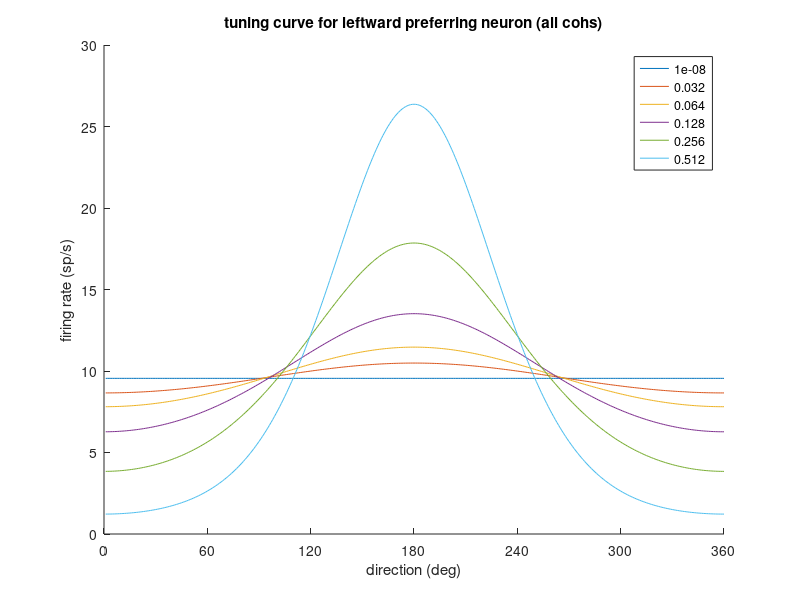
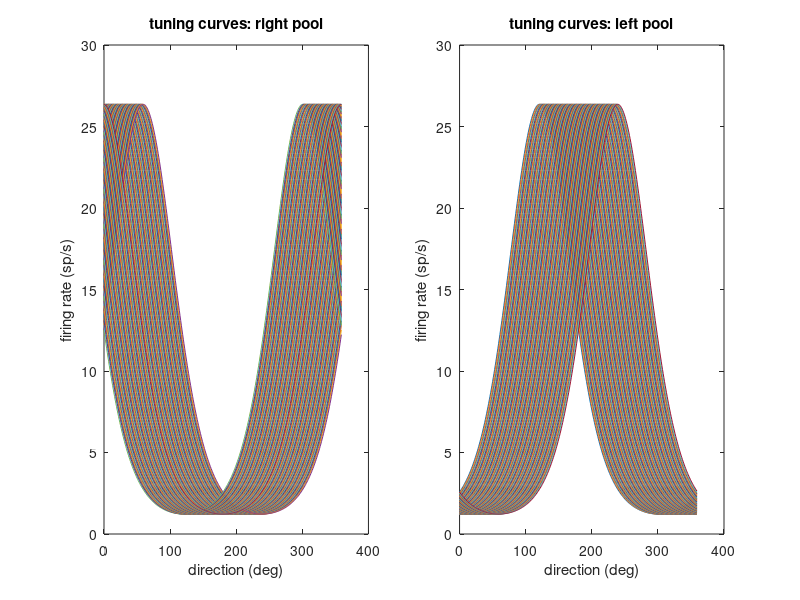
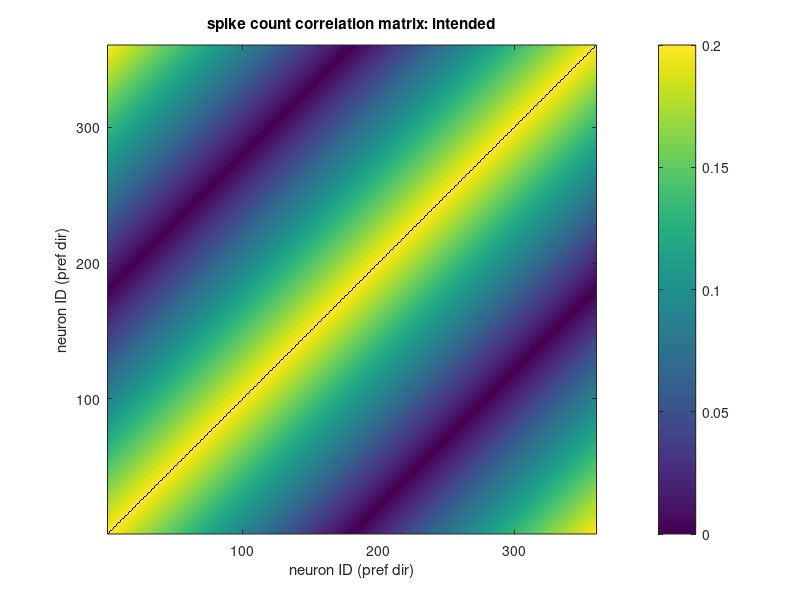

The MATLAB source for these figures, in order: (Note: this script raises an error after producing the figures.)
% build a simulated MT population and generate its spiking activity to a 
% standard set of random-dot motion stimuli
% CF 2014-2020

% 07/2020: modified to incorporate Webb & Ledgeway style
% spatiotemporal flexibility (distribution of dot directions,
% optionally varying across time).
% [still TBD: their version of temporal dynamics.]

% The way this works is we build the spike rates by taking a 
% weighted sum of the tuning curve evaluated at each dir (theta), where the
% weights equal the proportion of dot directions in the stimulus. This
% should generalize the transparent motion Miguel implemented, modulo a
% scaling factor.

% Unlike Webb, we can still use coherence: basically it just determines
% which family of tuning curves is used to construct the weighted sum.
% (i.e., lowering coherence does so in all directions equally)

% To implement the correlation matrix, the rate from the weighted sum
% becomes the equivalent of the tuning curve value, so in place of
% tuning{c}(:,dirAxis==dir(t)) we substitute the weighted sum (Webb et
% al. (2011)'s Ri(D), eq. 3)


%% build an experiment
clear
close all

tic

% plot flags
plotMT = 1;
plotCorr = 1;

% noiseModel = 'indepPoisson';
% noiseModel = 'corrMat_Mazurek02';
noiseModel = 'corrMat_Shadlen96';

nTrials = 1000;

% signed motion coherence; negative is leftward
cohs = [-0.512 -0.256 -0.128 -0.064 -0.032 -1e-8 1e-8 0.032 0.064 0.128 0.256 0.512];
coh = randsample(cohs,nTrials,'true')';

dir = nan(size(coh));
dir(coh<0) = 180;
dir(coh>0) = 0;

% viewing duration drawn from truncated exponential distribution
dur = zeros(nTrials,1);
meandur = 360; mindur = 80; maxdur = 900;
for n = 1:nTrials
    while dur(n)<=mindur || dur(n)>=maxdur % simple trick for truncating
        dur(n) = round(exprnd(meandur));
    end
end

% % temp: set dur to 1s (or any fixed value) to verify fano factor (below)
% dur(1:nTrials,1) = 1000;

toc

%% build MT population
tic

% nNeurons = 36;
% nNeurons = 180;
nNeurons = 360;

dirAxis = 0:359;
K = 3; % inverse variance term (will scale with coh)
ampl = 60;  % actual peak FR will be about half of this, at 51.2% coh
offset = 0; % this is not the same as spontaneous firing rate, which is of 
            % course >0; keeping this offset small or zero allows driven
            % firing rates to get close to zero for nonpreferred (null)
            % direction at high coherence, as MT does

prefDirs = linspace(dirAxis(1),dirAxis(end),nNeurons);
poscohs = cohs(cohs>0);
tuning = cell(1,length(poscohs));
if plotMT
    figure(2); set(gca,'xlim',[0 360],'Xtick',0:60:360);
    xlabel('direction (deg)'); ylabel('firing rate (sp/s)');
    title('tuning curve for leftward preferring neuron (all cohs)');
    hold on;
end
for c = 1:length(poscohs)
    tuning{c} = zeros(nNeurons,length(dirAxis));
    for n = 1:nNeurons
        % von Mises tuning functions (captures asymmetry in right/left response to coh)
        k = K * poscohs(c); % scale inverse variance by coh
        tuning{c}(n,:) = ampl * exp(k*cosd(dirAxis-prefDirs(n))) / (2*pi*besseli(0,k)) + offset;
                 %^ rows are neurons, columns are dirs           
    end
    if plotMT
        h(c) = plot(tuning{c}(round(nNeurons/2),:)); hold on;
        Ltxt{c} = num2str(poscohs(c));
        legend(h,Ltxt);
    end
end

% set baseline to average 0% coh response (or could be a bit lower);
% this will be used below during spike train generation
baseline = mean(mean(tuning{1}));

% Define two pools of neurons supplying evidence for the two alternatives;
% later can replace this with an arbitrary weight vector or smoothly
% varying weighting function (more realistic)
rightpool = prefDirs<60 | prefDirs>300; % within 60 deg of zero
leftpool = prefDirs>120 & prefDirs<240; % within 60 deg of 180
if plotMT
    figure(3); set(gcf,'Position', [300 300 1200 480]);
    subplot(1,2,1); plot(dirAxis,tuning{end}(rightpool,:)); title('tuning curves: right pool');
    xlabel('direction (deg)'); ylabel('firing rate (sp/s)');
    subplot(1,2,2); plot(dirAxis,tuning{end}(leftpool,:)); title('tuning curves: left pool');
    xlabel('direction (deg)'); ylabel('firing rate (sp/s)');
end

toc

%% assign spike counts based on tuning curve and noise model

% Here is where we will bring in a distribution of directions like Webb et
% al. The idea is to replace the occurences of tuning{c}(n,dirAxis==dir(t))
% below with a rate generated as a weighted sum according to the desired
% direction distribution (for now, assumed constant over time)

% % TEMP: uncomment to test different sigmas and plot mean hill of activity
% sigs = [eps 20 40 80];
% for S = 1:length(sigs)
% dirDist_sigma = sigs(S); % set to eps to mimic the old method, ie all dots in same dir

dirDist_sigma = 45; % set to eps to mimic the old method, ie all dots in same dir
dirDist_cutoff = 90; % truncate dist at presented dir plus and minus this value (must be <=180)
dirDist_nModes = 1; % for bi/tri-modal ('transparent'), yet to be implemented

dirDist{2} = normpdf(dirAxis,180,dirDist_sigma); % normal dist, one mode
      % ^ start with mean of 180 to avoid having to wrap around 0/360
dirDist{2}(dirAxis<=180-dirDist_cutoff | dirAxis>=180+dirDist_cutoff) = 0; % truncate
dirDist{2} = dirDist{2}/sum(dirDist{2}); % renormalize

% rotate for rightward (dir=0) trials
dirDist{1}(1:180) = dirDist{2}(181:end);
dirDist{1}(181:360) = dirDist{2}(1:180);

RiD = cell(1,length(poscohs));
for c = 1:length(poscohs)
    RiD{c} = zeros(nNeurons,2); % only need the two directions being shown [1=right(0), 2=left(180)]
    for n = 1:nNeurons
        RiD{c}(n,1) = sum(tuning{c}(n,:).*dirDist{1}); % why does Webb need the Rmax term here?
        RiD{c}(n,2) = sum(tuning{c}(n,:).*dirDist{2});
    end
end

% % TEMP: uncomment to test different sigmas and plot mean hill of activity
% % plot (mean) hill of activity
% figure(12); plot(RiD{6}(:,2)); hold on;
% 
% % does sigma change the total mean FR?
% % No.
% meanFR(S) = mean(RiD{6}(:,2))
% 
% % what about separately for the two pools?
% % this does change, but of course it does, and no amount of rescaling can
% % fix that. The question is, does it also predict an effect on confidence
% % beyond that.
% meanFR_left(S) = mean(RiD{6}(leftpool,2))
% meanFR_right(S) = mean(RiD{6}(rightpool,2))
% 
% pause
% 
% end


% create corr mat, if needed below
if ~strcmp(noiseModel,'indepPoisson')
    maxCorr = 0.2;
    % pairwise correlation varies linearly from maxCorr to zero based on
    % tuning similarity (pref dir proximity)
    fano = 1.8; % fano factor = variance/mean ratio (forced to be 1 for poisson,
                % but for real neurons it's often 1.5-2)
    c=linspace(maxCorr,0.0,nNeurons/2); c=[c fliplr(c)];
    Cor=toeplitz(c); % aka diagonal-constant matrix, shortcut for making the kind of corr mat we want
    Cor(logical(eye(size(Cor)))) = 1; % set main diagonal to be 1
    tmpCor = Cor; tmpCor(tmpCor==1)=NaN; % for better color range when plotting
    if plotCorr
        figure(4); imagesc(tmpCor); set(gca,'ydir','normal'); axis square; colorbar;
        title('spike count correlation matrix: intended');
        xlabel('neuron ID (pref dir)'); ylabel('neuron ID (pref dir)');
    end
    plotCorr = 0;
end

switch noiseModel

    % independent Poisson (simplest, but slow and unrealistic)
    case 'indepPoisson'
        Counts = nan(nTrials, nNeurons);
        tic
        for t = 1:nTrials
            c = poscohs == abs(coh(t));
            for n = 1:nNeurons
                lambda = RiD{c}(n,dir(t)==[0 180]) / 1000; % /1000 because tuning is in spikes/s and we're sampling every 1 ms
                Counts(t,n) = sum(poissrnd(lambda, 1, dur(t)));
            end
        end
        toc

    % or, create spikes according to desired correlation matrix
    case 'corrMat_Mazurek02' % method of Mazurek et al. 2002 Nat Neurosci (intuitive, but slower)
        % % % for g = 1:20 % TEMP: to test that average corr value is as desired
        Counts = nan(nTrials, nNeurons);
        tic
        for t = 1:nTrials
            i = dir(t);
            c = poscohs == abs(coh(t));
            m = RiD{c}(:,dir(t)==[0 180]); % mean
            T = dur(t)/1000;
                % now we have a vector of mean counts and a correlation matrix based on
                % tuning similarity. So to get a covariance matrix just multiply by the
                % product of ith and jth s.d. where s.d. is sqrt(fano*m*T)
            sd = sqrt(fano*m*T);
            Cov = repmat(sd,1,nNeurons) .* repmat(sd,1,nNeurons)' .* Cor;
            Counts(t,:) = round(mvnrnd(m*T, Cov)); % multivariate normal random numbers
        end
        Counts(Counts<0)=0;
        toc
        % % % % plot pairwise responses for similar and unsimilar neurons, for a fixed stimulus (or not)
        % % % whichTr = abs(coh)<0.001;
        % % % durToNorm = dur(whichTr);
        % % % corrs1(g) = corr(Counts(whichTr,1)./durToNorm, Counts(whichTr,2)./durToNorm);
        % % % corrs2(g) = corr(Counts(whichTr,1)./durToNorm, Counts(whichTr,19)./durToNorm);
        % % % % figure; plot(Counts(whichTr,1),Counts(whichTr,2),'x'); title(num2str(corrs1(g)));
        % % % % figure; plot(Counts(whichTr,1),Counts(whichTr,19),'o'); title(num2str(corrs2(g)));
        % % % end
        % % % mean(corrs1)
        % % % mean(corrs2) % TEMP: to test that average corr value is as desired

    case 'corrMat_Shadlen96' % method of Shadlen et al. 1996 J Neurosci, Appendix 1 (>2x faster)
        tic
        rootQ = sqrtm(Cor);
        Counts = nan(nTrials, nNeurons);
        for t = 1:nTrials
            c = poscohs==abs(coh(t));
            T = dur(t)/1000;
            m = RiD{c}(:,dir(t)==[0 180]);
            z = normrnd(0,1,nNeurons,1);
            y = rootQ * z;
            y = y.*sqrt(fano*m*T) + m*T; % variance is fano*mean, and SD is sqrt of that
            y(y<0) = 0; % no negative reponses
            Counts(t,:) = round(y);
        end
        toc

end


% below we'll also need spike *rates*, since dur varies
Rates = Counts./(dur/1000);


%% check how well we achieved the intended corr mat & fano

if plotCorr; figure(5); set(gcf,'position',[520 200 1500 1100]); end
Fanos = nan(nNeurons,length(cohs));
for c = 1:length(cohs)
    I = coh==cohs(c);
    ratemat = Rates(I,:);
    corrmat = corrcov(cov(ratemat));
    
%     % uncomment this to reassure yourself that corrcov() works:
%     if c==1
%     corrmat2 = nan(size(corrmat));
%     for i = 1:nNeurons
%         for j = 1:nNeurons
%             corrmat2(i,j) = corr(ratemat(:,i),ratemat(:,j));
%         end
%     end
%     figure;plot(corrmat(:),corrmat2(:),'x');
%     end

    if plotCorr
        figure(5);
        subplot(3,4,c); imagesc(corrmat); set(gca,'ydir','normal'); axis square; colorbar;
        xlabel('neuron ID (pref dir)'); ylabel('neuron ID (pref dir)');
        caxis([-0.1 maxCorr+0.1]); title(num2str(cohs(c)));
    end
    
    % variance to mean ratio across repeated presentations of the same
    % stimulus for all neurons; will be averaged across stimuli (cohs)
    Fanos(:,c) = var(Counts(I,:))./mean(Counts(I,:));
%     Fanos(:,c) = var(Rates(I,:))./mean(Rates(I,:));
% **this greatly overestimates the true Fano factor, even when using Rates, 
% because of added variance from variable durations. set dur(:)=1000 in 
% first code cell above to see the correct Fano

end
if plotCorr
    mean(Fanos)
    mean(mean(Fanos))
    figure(5); suptitle('spike count correlation matrix: actual (sep by coh)');
end


% confirm that variance of difference variable (momentary evidence)
% increases with coh, aka signal-dependent noise
if plotMT
rDiff = nan(nTrials,1);
for t = 1:nTrials
    rDiff(t) = sum(Counts(t,rightpool)) - sum(Counts(t,leftpool));
end
for c = 1:length(poscohs)
    I = abs(coh)==poscohs(c);
    rDiffMean(c) = mean(abs(rDiff(I)));
    rDiffVar(c) = var(rDiff(I));
end
figure(6); subplot(1,2,1); set(gcf,'position',[500 500 1000 420]);
plot(poscohs,rDiffMean,'o-'); title('mean of difference variable (momentary evidence)'); xlabel('unsigned coh');
subplot(1,2,2); plot(poscohs,rDiffVar,'v-'); title('variance of difference variable (momentary evidence)'); xlabel('unsigned coh');
end


%% Back to Mazurek for spike train generation (inverse probability method):

% construct spike density function for each trial according to known time
% course of MT responses, convert to cumulative probability (normalized),
% and use to map uniform random deviates (one for each spike in Counts)
% onto spike times for every trial

% an interesting exercise (which I've yet to do) is check whether this
% method generates the expected cross-correlograms (see e.g. Bair et
% al. J Neurosci 2001). Could be that the 'dummy spike train' from 
% Mazurek is needed for this level of realism.


% baseline = 10; % can be specified independently of tuning curves, but should
               % be higher than response to high-coh motion in antipreferred
               % (null) direction;
       % for now this is set above based on tuning{}               
latency = 50; % ms
risetime = 20; % ms
dT = 1;
tAxis = 1:dT:max(dur)+3*latency;
               % it's 3x because 1x at the beginning, 2x at the end (ramp-down is slower than rise time)

R = nan(nTrials, nNeurons, length(tAxis));
disp('Generating spike trains, may take tens of seconds to minutes...');
tic
for t = 1:nTrials
    for n = 1:nNeurons
                
        meanrate = Rates(t,n);

        sdf=[]; % spike density function
        
            % lay down some baseline rate, from t=1 to vis latency
        sdf(1:latency) = baseline;
            % quick linear rise to mean
        sdf(end+1 : latency+risetime) = linspace(baseline,meanrate,risetime);
%             % steady state with some decay*, like real MT
            decay = 1+0.2*sign(baseline-meanrate); % *up or down depending on whether mean rate is above or below baseline
        sdf(end+1 : latency+dur(t)) = linspace(meanrate, meanrate*decay, dur(t)-risetime);
              % include die-down over 2x latency
        sdf(end+1 : end+2*latency) = linspace(meanrate*decay, baseline, 2*latency);
        
% %         % check what it looks like, if you want
% %         figure; plot(sdf); % CAREFUL! don't run entire loop when uncommented!
                
        % The Mazurek method (I think) assumes zero noise in the driving
        % input (underlying 'rate' or mean of poisson process, see
        % Churchland et al. 2011 Neuron paper "Variance as a Signature...")
        % which is unrealistic even for MT. At the very least it is
        % a function of motion energy, plus any noise added between retina
        % and MT. So adding some ad hoc variability is easily justified
        sdfNoiseSD = 0.2 * sdf; % arbitrary, but scales with spike rate
            % make fluctuations on the time scale of frames (motion energy)?
        % SDFnoise(1:8:dur(t)+2*latency) = SDFnoiseSD*randn(1,length(1:8:dur(t)+2*latency));
            % no, for now just every ms; could use actual trials' ME later
        sdf = sdf + sdfNoiseSD.*randn(1,length(sdf));
        sdf(sdf<0)=0;
        
% %         % may also wish to inspect the noisy version
% %         figure; plot(sdf); % CAREFUL! don't run entire loop when uncommented!
                            
        csdf = cumsum(sdf); % cumulative spike density
        cspf = csdf / csdf(end); % cumulative spike probability
            % now we simply draw nspikes uniform random numbers on [0 1] 
            % and use the CSPF as a lookup table for where to place them in
            % time*, redrawing any that fall within a refractory period
            % [*see note below]

            % interpolate to ensure intersect
            % cspfI = interp1(1:length(cspf),cspf,1:0.1:length(cspf));  ??? don't remember what this was about
        
        R(t,n,1:length(sdf)) = 0; % initialize spike train
        % ^ trial, neuron, time    

        sptimes = nan(1,Counts(t,n));
        for s = 1:Counts(t,n) % is there a faster way than spike by spike?
            rnd = rand;
            sp = find(abs(cspf-rnd)==min(abs(cspf-rnd)));
            sp = sp(1); % avoid non-unique times
            if s>1
                while any(abs(sptimes-sp)<2)
                % ^ enforce refractory period by redrawing rnd
                    rnd = rand;
                    sp = find(abs(cspf-rnd)==min(abs(cspf-rnd)));
                    sp = sp(1); % avoid non-unique times
                end
            end
            sptimes(s) = sp;
        end
        R(t,n,sptimes) = 1;
        
    end
end
disp('done.');
toc


% check that we achieved the intended spike counts
if plotMT
    Counts2 = nansum(R,3);
    figure(7); plot(Counts(:),Counts2(:),'x');
    title('intended vs actual spike counts (should be identical)');
end

% * Note that this method distributes the allocated spikes (determined by
% tuning curves and correlations) throughout the trial, which now
% includes a baseline and ramp-down period. In real experiments, tuning
% curves are usually constructed by counting spikes in a window that
% excludes these periods. This has two consequences: (1) spike rates
% in the appropriate time windows of these constructed spike trains will be
% lower than the prescribed values based on tuning{}, and (2) the average
% spike rate during the baseline period (see PSTHs below) will depend on
% the mean rate for that trial, i.e. will depend on coherence, which of
% course would not happen in a real experiment. I don't think this should
% cause any problems with the simulation but noting it here just in case.



%% some sanity checks:

if plotMT

% PSTHs, do they look reasonable?
cohsForPSTH = [-0.512 -0.128 -0.032 0.032 0.128 0.512];
clr = cool(length(cohsForPSTH));
figure(8); 
for c = 1:length(cohsForPSTH)
    I = coh==cohsForPSTH(c); % R = [trials, neurons, time]
    plot(nanmean(squeeze(nanmean(R(I,rightpool,1:800),2)))*1000,'Color', clr(c,:)); hold on;
end
title('right pool'); xlabel('time from dots onset (ms)'); ylabel('spikes/s');
legend(cellstr(num2str(cohsForPSTH')),'location','north','orientation','horizontal');
figure(9); 
for c = 1:length(cohsForPSTH)
    I = coh==cohsForPSTH(c);          % R = [trials, neurons, time]
    plot(nanmean(squeeze(nanmean(R(I,leftpool,1:800),2)))*1000,'Color', clr(c,:)); hold on;    
end
title('left pool'); xlabel('time from dots onset (ms)'); ylabel('spikes/s');
legend(cellstr(num2str(cohsForPSTH')),'location','north','orientation','horizontal');


% what about raster plots?
figure(10);
C = coh==0.512;
raster = squeeze(R(C,1,1:400));
[I,J] = find(raster>0);
plot(J,I,'.'); xlabel('time from dots onset (ms)'); ylabel('trial'); ylim([0 size(raster,1)]);
title('spike raster: across trials for a given neuron');
 
figure(11);
C = find(coh==0.512);
raster = squeeze(R(C(1),:,1:400));
[I,J] = find(raster>0);
plot(J,I,'.'); xlabel('time from dots onset (ms)'); ylabel('neuron (pref dir)'); ylim([0 nNeurons]);
title('spike raster: across neurons for a given trial');

end
        

%% save the results
disp('saving...');

clearvars -except R tuning nNeurons nTrials prefDirs latency dir dur coh cohs poscohs tAxis dirDist_sigma
if dirDist_sigma<1e-6; dirDist_sigma=0; end

tic
save(sprintf('simMT_nNeu=%d_nTr=%d_sigma=%d.mat', nNeurons, nTrials,dirDist_sigma),'-v7.3');
toc

disp('done.');
